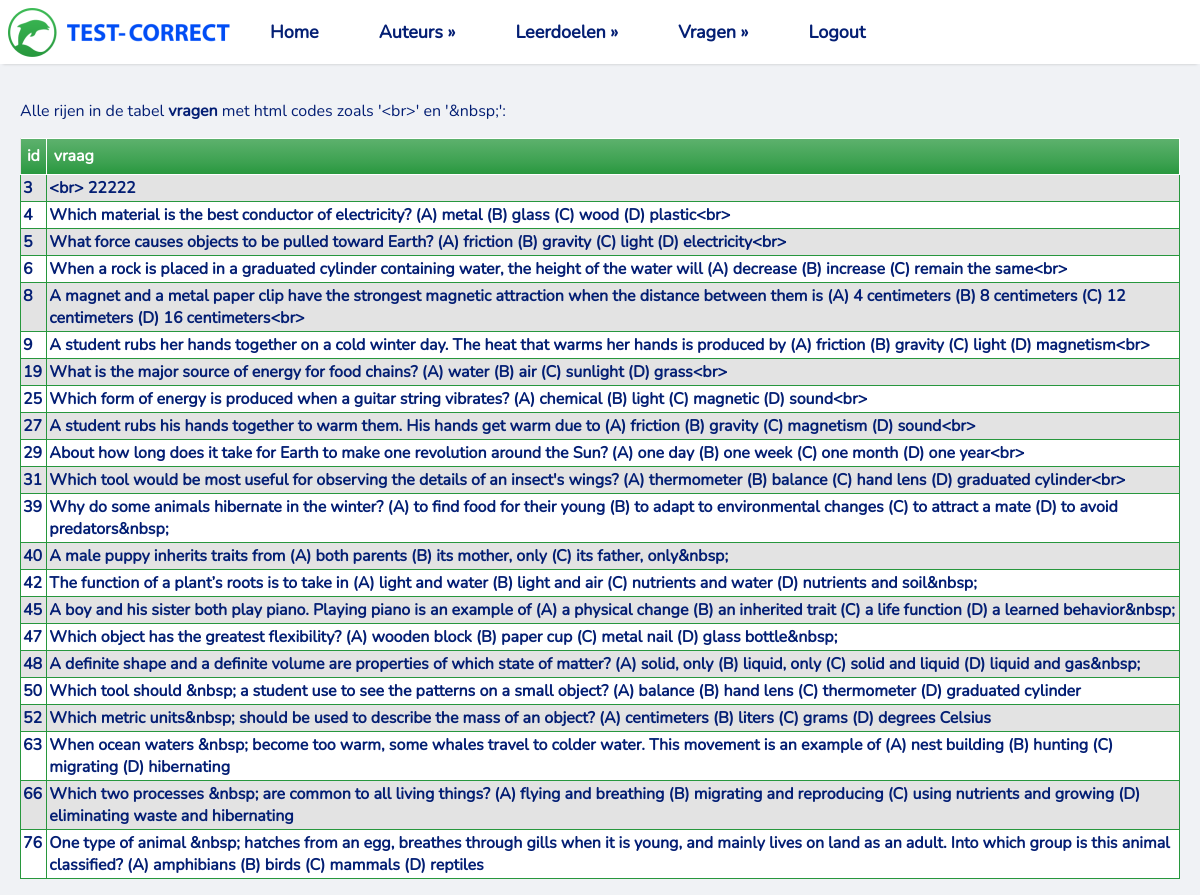
Before: /nbsp_error with the older database file.
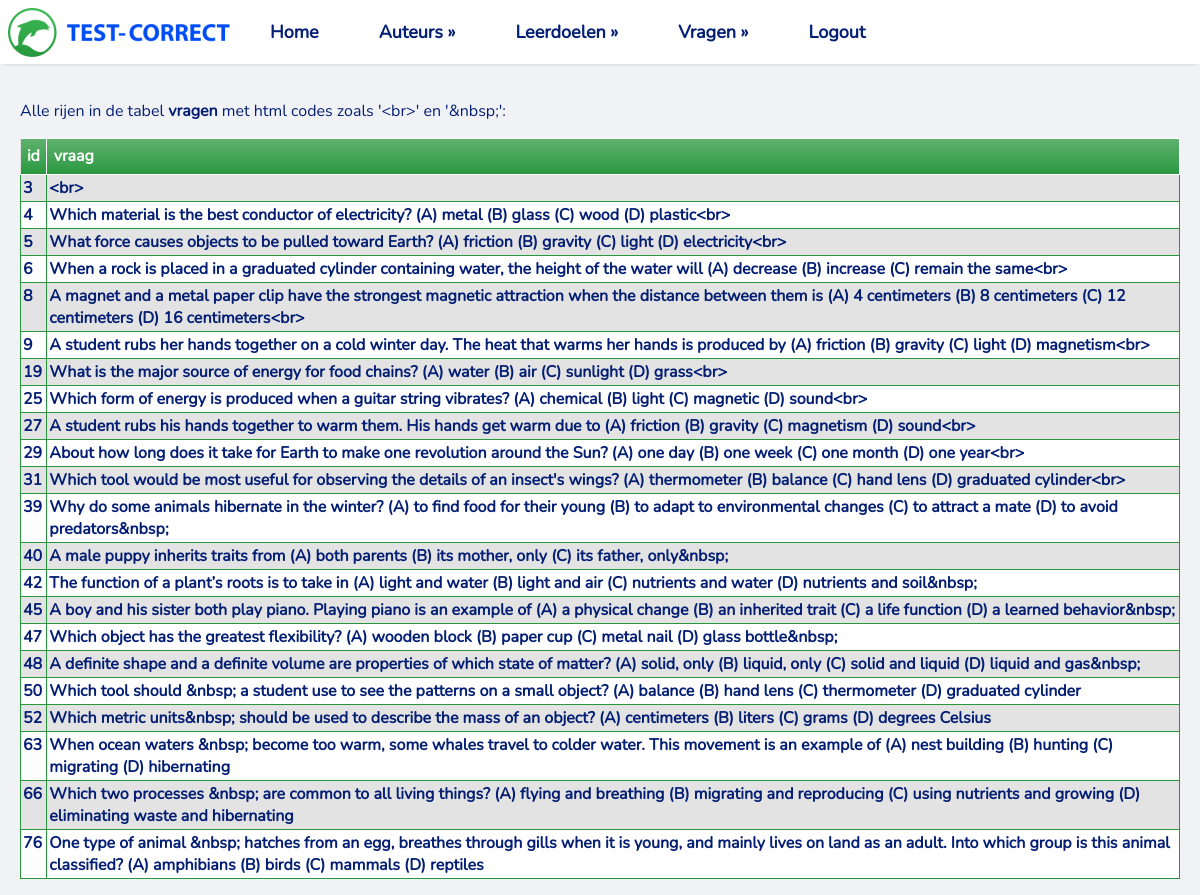
After: the same page with the newer database file.
### tables this page shows
CREATE TABLE `vragen` (
  `id` integer NOT NULL
,  `leerdoel` integer DEFAULT NULL
,  `vraag` text NOT NULL
,  `auteur` integer DEFAULT NULL
);

### app.py (the view)
@app.route("/nbsp_error")
def get_html_error():
    tables = dbm.get_table_list()
    rows, column_names = dbm.get_htmlcodes()
    return render_template("HTML_errors.html", rows=rows, columns=column_names, table_list=tables)

### lib/tablemodel.py (called while the page is built)
    def get_table_list(self):
        cursor = sqlite3.connect(self.database_file).cursor()
        cursor.execute("SELECT name FROM sqlite_master WHERE type='table'")
        tables = [table[0] for table in cursor.fetchall()]
        return tables

    def get_htmlcodes(self):
        cursor = sqlite3.connect(self.database_file).cursor()
        cursor.execute("SELECT id,vraag FROM vragen WHERE vraag LIKE '%&nbsp%' OR vraag LIKE '%<br>%';")
        html_error_header = [column_name[0] for column_name in cursor.description]
        html_error_content = cursor.fetchall()
        return html_error_content, html_error_header

### templates/HTML_errors.html (shortened to what this page needs)
<!DOCTYPE html>
<html lang="en">
<head>
    <link rel="stylesheet" href="/static/basic.css" type="text/css">
</head>
<body>
{% include "/Navbar.html" %}
<main>
    <p>Alle rijen in de tabel <b>vragen</b> met html codes zoals '&ltbr&gt' en  '&amp;nbsp;':</p>
<div>
    <table>
        <thead>
        <tr>
            {% for column in columns %}
            <th>{{ column }}</th>
            {% endfor %}
        </tr>
        </thead>
        <tbody>
        {% for row in rows %}
        <tr class="active-row">
            {% for field in row %}
            <td>{{ field }}</td>
            {% endfor %}
        </tr>
        {% endfor %}
        </tbody>
    </table>
</div>
</main>
</body>
</html>

### templates/Navbar.html (shortened to what this page needs)
<nav>
    <ul>
        <li><img src="/static/test-correct.png"></li>
        <li><a href="/home">Home</a></li>
        <li>
            <a>Auteurs</a>
        </li>
        <li>
            <a>Leerdoelen</a>
        </li>
        <li>
            <a>Vragen</a>
        </li>
        <li><a href='/'>Logout</a></li>
    </ul>
</nav>

### static/basic.css (style rules this page uses)
* { box-sizing: border-box }
:root { --sans: 1em/1.6 system-ui, -apple-system, BlinkMacSystemFont, Segoe UI, Roboto, Oxygen, Ubuntu, Cantarell, Droid Sans, Helvetica Neue, Fira Sans, sans-serif; --mono: SFMono-Regular, Consolas, 'Liberation Mono', Menlo, Courier, 'Courier New', monospace; --font-nunito: url("../static/fonts/Nunito-Regular.ttf"); --c1: #ffffff; --c2: #f0f2f5; --c3: #f0f2f5; --c4: #041f74; --c5:#000; --c6: #000000; --m1: 8px; --rc: 8px; }
html { -ms-text-size-adjust: 100%; -webkit-text-size-adjust: 100%; }
body { margin: 100px 0 0; font-family: 'Nunito', serif; font-weight: 400; font-style: normal; text-rendering: optimizeLegibility; -webkit-font-smoothing: antialiased; background-color: var(--c3); color: var(--c4); }
nav { margin:0px auto 500px; box-shadow: 0 3px 3px -3px rgba(0, 0, 0, .2); width:100%; height:auto; display:inline-block; background:var(--c1); position:fixed; top:0; }
nav ul { margin:0;padding:0; list-style-type:none; float:left; display:inline-block; }
nav ul li { position:relative; margin:0 20px 0 0; float:left; display:inline-block; }
li > a:after { content: ' »'; }
li > a:only-child:after { content: ''; }
nav ul li a { padding:20px; display:inline-block; color: #041f74; text-decoration:none; font-weight:bold; font-size: 18px }
table { border: 0px solid #27973D;background-color: #e3e3e3;width: 100% ;text-align: left; }
table td, table.purpleHorizon th { border: 1px solid #27973d;padding: 2px 2px; }
table tbody td { font-size: 16px;font-weight: bold;color: #041f74; }
table tr:nth-child(even) { background: #ffffff; }
table thead { background: #27973D;background: -moz-linear-gradient(top, #5db16d 0%, #3ca150 66%, #27973D 100%); background: -webkit-linear-gradient(top, #5db16d 0%, #3ca150 66%, #27973D 100%); background: linear-gradient(to bottom, #5db16d 0%, #3ca150 66%, #27973D 100%);border-bottom: 0px solid #270096; }
table thead th { font-size: 16px;font-weight: bold;color: #FFFFFF;text-align: left;border-left: 0px solid #041f74; }
table thead th:first-child { border-left: none; }
img, iframe { border: none; max-width: 100% }
table { border-collapse: collapse; border-spacing: 0; margin:1em 0 }
th, td { text-align: left; vertical-align: top; border: 1px solid; padding: 0.4em }
thead,tfoot { background: var(--c2) }
pre,code,input,select,textarea,button,img { border-radius: var(--rc) }
main,footer { margin: 0; width: auto; text-align: left; align-items: left; padding: 0 20px; }

Changed rows visible on the page:
changed vragen (number 1 of 22 on the later page): vraag "<br> 22222" → "<br>"
